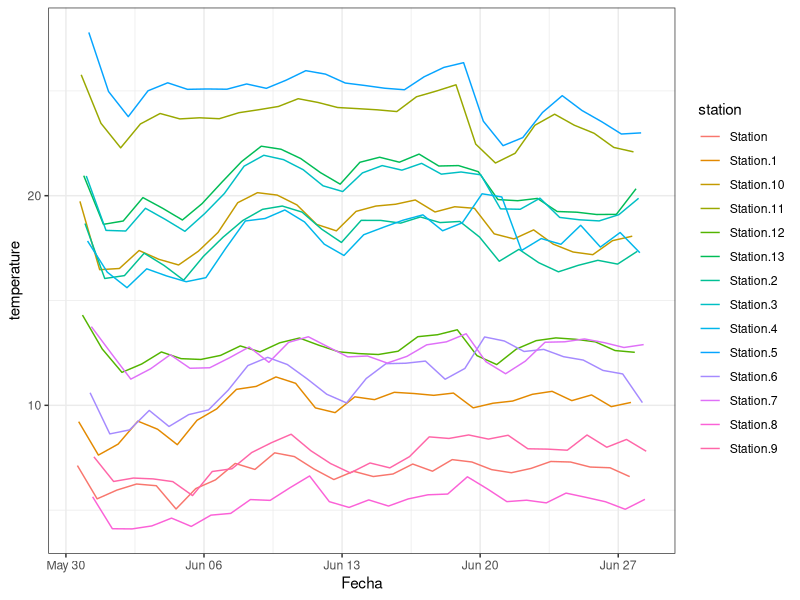

R code for this plot:
library(ggplot2)
library(dplyr)
library(tidyr)

urban_2060 <- read.csv("urban_2060.csv")

#Agregar columna con fecha y hora

#start <- as.POSIXct("2011-06-01")
start <- as.POSIXct("2011-05-31 18:00:00")
interval <- 60
end <- start + as.difftime(28, units="days")
x<-seq(from=start, by=interval*60, to=end)
FechaHora<- as.factor(x[1:672])

urban_2060$FechaHora <- FechaHora

#SEPARAR MES, DIA, HORA. 
destringmes <- function(x){
  a <- strsplit(x, "-")[[1]]
  a[2]
}

destringdia <- function(x){
  a <- strsplit(x, " ")[[1]]
  b <- strsplit(a, "-")[[1]]
  b[3]
}

destringhora <- function(x){
  a <- strsplit(x, " ")[[1]]
  a[2]
}

destringfecha <- function(x){
  a <- strsplit(x, " ")[[1]]
  a[1]
}

Mes <- rep(0,672)
Dia <- rep(0,672)
Hora <- rep(0,672)
Fecha <- rep(0,672)
separafecha <- as.character(urban_2060$FechaHora)


for (i in 1:672){
  Mes[i] <- destringmes(separafecha[i])
  Dia[i] <- destringdia(separafecha[i])
  Hora[i]<- destringhora(separafecha[i])
  Fecha[i]<- destringfecha(separafecha[i])
} 

urban_2060$Mes <- Mes
urban_2060$Dia <- Dia
urban_2060$Hora <- Hora
urban_2060$Fecha <- Fecha

urban_2060$Fecha <- as.Date(urban_2060$Fecha)

write.csv(urban_2060, file = "urban_2060_v2.csv")

myvars <- c("Station", "Station.1", "Station.2", "Station.3",
            "Station.4", "Station.5", "Station.6", "Station.7",
            "Station.8", "Station.9", "Station.10", "Station.11",
            "Station.12", "Station.13","Fecha", "Mes", "Dia", "Hora")

urban_2060 <- select(urban_2060, myvars)


urban_2060 <- gather(urban_2060, key = "station", value = "temperature",
                       Station, Station.1, Station.2, Station.3,
                       Station.4, Station.5, Station.6, Station.7,
                       Station.8, Station.9, Station.10, Station.11,
                       Station.12, Station.13)

urban_2060$temperature <- urban_2060$temperature - 273.15 

pd=position_dodge(0.9)
ggplot(urban_2060, aes(Fecha, temperature, colour=station, group=station)) +
  stat_summary(fun.y=mean, geom="line", position=pd) +
  #stat_summary(fun.y=mean, geom="point", position=pd) +
  theme_bw()



